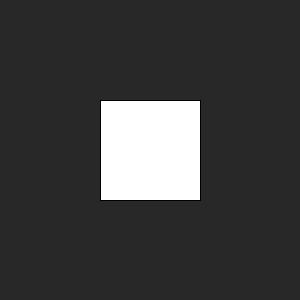
Frame 1 (no input)
Frame 60 (the mouse pressed at the canvas centre just before this capture): identical to frame 1, image omitted
Frame 120 (the mouse held since frame 60 and released just before this capture): identical to frame 1, image omitted

The Processing sketch that drew this single still picture (run headless with seeded random() and noise(); from frame 60 on, the mouse is pressed at the canvas centre):

// Processing sketch: MIDTERM_Q5
// ── MIDTERM_Q5.pde
// QUESTION 5 - 
// pressing the button should change the background color. figure out why it doesn't and fix it

int buttonX = 100;
int buttonY = 100;
int buttonW = 100;
int buttonH = 100;

void setup() {
  size(300, 300);
}

void draw() {
  background(40);

  if (mousePressed) {
    if (mouseX < buttonX && mouseX > buttonW) {
      if (mouseY < buttonY && mouseY > buttonH) {
        background(255);
      }
      }
    
  }
  
  rect(buttonX, buttonY, buttonW, buttonH);

}
